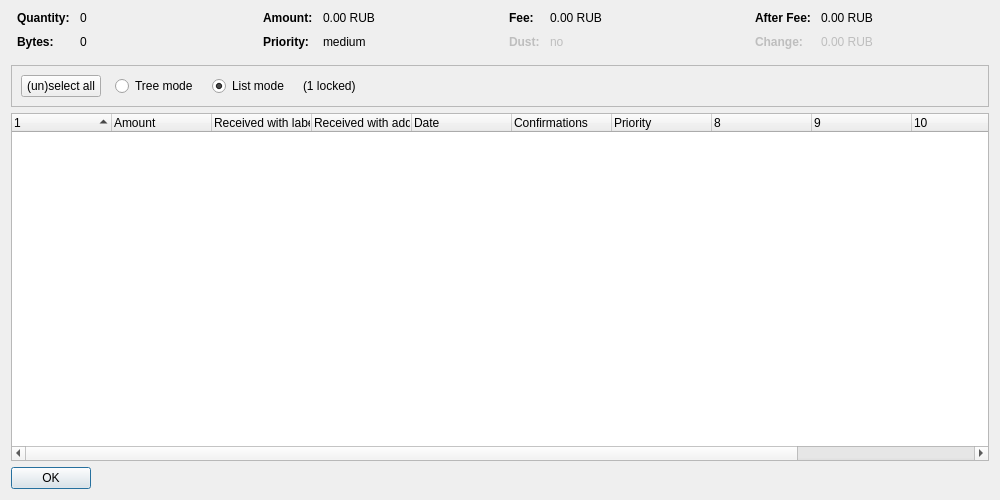
<?xml version="1.0" encoding="UTF-8"?>
<ui version="4.0">
 <class>CoinControlDialog</class>
 <widget class="QDialog" name="CoinControlDialog">
  <property name="geometry">
   <rect>
    <x>0</x>
    <y>0</y>
    <width>1000</width>
    <height>500</height>
   </rect>
  </property>
  <property name="windowTitle">
   <string>Coin Selection</string>
  </property>
  <layout class="QVBoxLayout" name="verticalLayout">
   <item>
    <layout class="QHBoxLayout" name="horizontalLayoutTop" stretch="0,0,0,0">
     <property name="topMargin">
      <number>0</number>
     </property>
     <property name="bottomMargin">
      <number>10</number>
     </property>
     <item>
      <layout class="QFormLayout" name="formLayoutCoinControl1">
       <property name="horizontalSpacing">
        <number>10</number>
       </property>
       <property name="verticalSpacing">
        <number>10</number>
       </property>
       <property name="leftMargin">
        <number>6</number>
       </property>
       <property name="rightMargin">
        <number>6</number>
       </property>
       <item row="0" column="0">
        <widget class="QLabel" name="labelCoinControlQuantityText">
         <property name="font">
          <font>
           <weight>75</weight>
           <bold>true</bold>
          </font>
         </property>
         <property name="text">
          <string>Quantity:</string>
         </property>
        </widget>
       </item>
       <item row="0" column="1">
        <widget class="QLabel" name="labelCoinControlQuantity">
         <property name="cursor">
          <cursorShape>IBeamCursor</cursorShape>
         </property>
         <property name="contextMenuPolicy">
          <enum>Qt::ActionsContextMenu</enum>
         </property>
         <property name="text">
          <string notr="true">0</string>
         </property>
         <property name="textInteractionFlags">
          <set>Qt::LinksAccessibleByMouse|Qt::TextSelectableByKeyboard|Qt::TextSelectableByMouse</set>
         </property>
        </widget>
       </item>
       <item row="1" column="0">
        <widget class="QLabel" name="labelCoinControlBytesText">
         <property name="font">
          <font>
           <weight>75</weight>
           <bold>true</bold>
          </font>
         </property>
         <property name="text">
          <string>Bytes:</string>
         </property>
        </widget>
       </item>
       <item row="1" column="1">
        <widget class="QLabel" name="labelCoinControlBytes">
         <property name="cursor">
          <cursorShape>IBeamCursor</cursorShape>
         </property>
         <property name="contextMenuPolicy">
          <enum>Qt::ActionsContextMenu</enum>
         </property>
         <property name="text">
          <string notr="true">0</string>
         </property>
         <property name="textInteractionFlags">
          <set>Qt::LinksAccessibleByMouse|Qt::TextSelectableByKeyboard|Qt::TextSelectableByMouse</set>
         </property>
        </widget>
       </item>
      </layout>
     </item>
     <item>
      <layout class="QFormLayout" name="formLayoutCoinControl2">
       <property name="horizontalSpacing">
        <number>10</number>
       </property>
       <property name="verticalSpacing">
        <number>10</number>
       </property>
       <property name="leftMargin">
        <number>6</number>
       </property>
       <property name="rightMargin">
        <number>6</number>
       </property>
       <item row="0" column="0">
        <widget class="QLabel" name="labelCoinControlAmountText">
         <property name="font">
          <font>
           <weight>75</weight>
           <bold>true</bold>
          </font>
         </property>
         <property name="text">
          <string>Amount:</string>
         </property>
        </widget>
       </item>
       <item row="0" column="1">
        <widget class="QLabel" name="labelCoinControlAmount">
         <property name="cursor">
          <cursorShape>IBeamCursor</cursorShape>
         </property>
         <property name="contextMenuPolicy">
          <enum>Qt::ActionsContextMenu</enum>
         </property>
         <property name="text">
          <string notr="true">0.00 RUB</string>
         </property>
         <property name="textInteractionFlags">
          <set>Qt::LinksAccessibleByMouse|Qt::TextSelectableByKeyboard|Qt::TextSelectableByMouse</set>
         </property>
        </widget>
       </item>
       <item row="1" column="0">
        <widget class="QLabel" name="labelCoinControlPriorityText">
         <property name="font">
          <font>
           <weight>75</weight>
           <bold>true</bold>
          </font>
         </property>
         <property name="text">
          <string>Priority:</string>
         </property>
        </widget>
       </item>
       <item row="1" column="1">
        <widget class="QLabel" name="labelCoinControlPriority">
         <property name="cursor">
          <cursorShape>IBeamCursor</cursorShape>
         </property>
         <property name="contextMenuPolicy">
          <enum>Qt::ActionsContextMenu</enum>
         </property>
         <property name="text">
          <string notr="true">medium</string>
         </property>
         <property name="textInteractionFlags">
          <set>Qt::LinksAccessibleByMouse|Qt::TextSelectableByKeyboard|Qt::TextSelectableByMouse</set>
         </property>
        </widget>
       </item>
      </layout>
     </item>
     <item>
      <layout class="QFormLayout" name="formLayoutCoinControl3">
       <property name="horizontalSpacing">
        <number>10</number>
       </property>
       <property name="verticalSpacing">
        <number>10</number>
       </property>
       <property name="leftMargin">
        <number>6</number>
       </property>
       <property name="rightMargin">
        <number>6</number>
       </property>
       <item row="0" column="0">
        <widget class="QLabel" name="labelCoinControlFeeText">
         <property name="font">
          <font>
           <weight>75</weight>
           <bold>true</bold>
          </font>
         </property>
         <property name="text">
          <string>Fee:</string>
         </property>
        </widget>
       </item>
       <item row="0" column="1">
        <widget class="QLabel" name="labelCoinControlFee">
         <property name="cursor">
          <cursorShape>IBeamCursor</cursorShape>
         </property>
         <property name="contextMenuPolicy">
          <enum>Qt::ActionsContextMenu</enum>
         </property>
         <property name="text">
          <string notr="true">0.00 RUB</string>
         </property>
         <property name="textInteractionFlags">
          <set>Qt::LinksAccessibleByMouse|Qt::TextSelectableByKeyboard|Qt::TextSelectableByMouse</set>
         </property>
        </widget>
       </item>
       <item row="1" column="0">
        <widget class="QLabel" name="labelCoinControlLowOutputText">
         <property name="enabled">
          <bool>false</bool>
         </property>
         <property name="font">
          <font>
           <weight>75</weight>
           <bold>true</bold>
          </font>
         </property>
         <property name="text">
          <string>Dust:</string>
         </property>
        </widget>
       </item>
       <item row="1" column="1">
        <widget class="QLabel" name="labelCoinControlLowOutput">
         <property name="enabled">
          <bool>false</bool>
         </property>
         <property name="cursor">
          <cursorShape>IBeamCursor</cursorShape>
         </property>
         <property name="contextMenuPolicy">
          <enum>Qt::ActionsContextMenu</enum>
         </property>
         <property name="text">
          <string notr="true">no</string>
         </property>
         <property name="textInteractionFlags">
          <set>Qt::LinksAccessibleByMouse|Qt::TextSelectableByKeyboard|Qt::TextSelectableByMouse</set>
         </property>
        </widget>
       </item>
      </layout>
     </item>
     <item>
      <layout class="QFormLayout" name="formLayoutCoinControl4">
       <property name="horizontalSpacing">
        <number>10</number>
       </property>
       <property name="verticalSpacing">
        <number>10</number>
       </property>
       <property name="leftMargin">
        <number>6</number>
       </property>
       <property name="rightMargin">
        <number>6</number>
       </property>
       <item row="0" column="0">
        <widget class="QLabel" name="labelCoinControlAfterFeeText">
         <property name="font">
          <font>
           <weight>75</weight>
           <bold>true</bold>
          </font>
         </property>
         <property name="text">
          <string>After Fee:</string>
         </property>
        </widget>
       </item>
       <item row="0" column="1">
        <widget class="QLabel" name="labelCoinControlAfterFee">
         <property name="cursor">
          <cursorShape>IBeamCursor</cursorShape>
         </property>
         <property name="contextMenuPolicy">
          <enum>Qt::ActionsContextMenu</enum>
         </property>
         <property name="text">
          <string notr="true">0.00 RUB</string>
         </property>
         <property name="textInteractionFlags">
          <set>Qt::LinksAccessibleByMouse|Qt::TextSelectableByKeyboard|Qt::TextSelectableByMouse</set>
         </property>
        </widget>
       </item>
       <item row="1" column="0">
        <widget class="QLabel" name="labelCoinControlChangeText">
         <property name="enabled">
          <bool>false</bool>
         </property>
         <property name="font">
          <font>
           <weight>75</weight>
           <bold>true</bold>
          </font>
         </property>
         <property name="text">
          <string>Change:</string>
         </property>
        </widget>
       </item>
       <item row="1" column="1">
        <widget class="QLabel" name="labelCoinControlChange">
         <property name="enabled">
          <bool>false</bool>
         </property>
         <property name="cursor">
          <cursorShape>IBeamCursor</cursorShape>
         </property>
         <property name="contextMenuPolicy">
          <enum>Qt::ActionsContextMenu</enum>
         </property>
         <property name="text">
          <string notr="true">0.00 RUB</string>
         </property>
         <property name="textInteractionFlags">
          <set>Qt::LinksAccessibleByMouse|Qt::TextSelectableByKeyboard|Qt::TextSelectableByMouse</set>
         </property>
        </widget>
       </item>
      </layout>
     </item>
    </layout>
   </item>
   <item>
    <widget class="QFrame" name="frame">
     <property name="minimumSize">
      <size>
       <width>0</width>
       <height>40</height>
      </size>
     </property>
     <property name="frameShape">
      <enum>QFrame::StyledPanel</enum>
     </property>
     <property name="frameShadow">
      <enum>QFrame::Sunken</enum>
     </property>
     <layout class="QHBoxLayout" name="horizontalLayout">
      <item>
       <layout class="QHBoxLayout" name="horizontalLayoutPanel" stretch="0,0,0,0,0">
        <property name="spacing">
         <number>14</number>
        </property>
        <item>
         <widget class="QPushButton" name="pushButtonSelectAll">
          <property name="sizePolicy">
           <sizepolicy hsizetype="Maximum" vsizetype="Fixed">
            <horstretch>0</horstretch>
            <verstretch>0</verstretch>
           </sizepolicy>
          </property>
          <property name="text">
           <string>(un)select all</string>
          </property>
          <property name="autoDefault">
           <bool>false</bool>
          </property>
         </widget>
        </item>
        <item>
         <widget class="QRadioButton" name="radioTreeMode">
          <property name="sizePolicy">
           <sizepolicy hsizetype="Maximum" vsizetype="Fixed">
            <horstretch>0</horstretch>
            <verstretch>0</verstretch>
           </sizepolicy>
          </property>
          <property name="text">
           <string>Tree mode</string>
          </property>
         </widget>
        </item>
        <item>
         <widget class="QRadioButton" name="radioListMode">
          <property name="sizePolicy">
           <sizepolicy hsizetype="Maximum" vsizetype="Fixed">
            <horstretch>0</horstretch>
            <verstretch>0</verstretch>
           </sizepolicy>
          </property>
          <property name="text">
           <string>List mode</string>
          </property>
          <property name="checked">
           <bool>true</bool>
          </property>
         </widget>
        </item>
        <item>
         <widget class="QLabel" name="labelLocked">
          <property name="text">
           <string notr="true">(1 locked)</string>
          </property>
         </widget>
        </item>
        <item>
         <spacer name="horizontalSpacer">
          <property name="orientation">
           <enum>Qt::Horizontal</enum>
          </property>
          <property name="sizeHint" stdset="0">
           <size>
            <width>40</width>
            <height>20</height>
           </size>
          </property>
         </spacer>
        </item>
       </layout>
      </item>
     </layout>
    </widget>
   </item>
   <item>
    <widget class="CoinControlTreeWidget" name="treeWidget">
     <property name="contextMenuPolicy">
      <enum>Qt::CustomContextMenu</enum>
     </property>
     <property name="sortingEnabled">
      <bool>false</bool>
     </property>
     <property name="columnCount">
      <number>12</number>
     </property>
     <attribute name="headerShowSortIndicator" stdset="0">
      <bool>true</bool>
     </attribute>
     <attribute name="headerStretchLastSection">
      <bool>false</bool>
     </attribute>
     <column>
      <property name="text">
       <string/>
      </property>
     </column>
     <column>
      <property name="text">
       <string>Amount</string>
      </property>
     </column>
     <column>
      <property name="text">
       <string>Received with label</string>
      </property>
     </column>
     <column>
      <property name="text">
       <string>Received with address</string>
      </property>
     </column>
     <column>
      <property name="text">
       <string>Date</string>
      </property>
     </column>
     <column>
      <property name="text">
       <string>Confirmations</string>
      </property>
      <property name="toolTip">
       <string>Confirmed</string>
      </property>
     </column>
     <column>
      <property name="text">
       <string>Priority</string>
      </property>
     </column>
     <column>
      <property name="text">
       <string/>
      </property>
     </column>
     <column>
      <property name="text">
       <string/>
      </property>
     </column>
     <column>
      <property name="text">
       <string/>
      </property>
     </column>
     <column>
      <property name="text">
       <string/>
      </property>
     </column>
     <column>
      <property name="text">
       <string/>
      </property>
     </column>
    </widget>
   </item>
   <item>
    <widget class="QDialogButtonBox" name="buttonBox">
     <property name="sizePolicy">
      <sizepolicy hsizetype="Maximum" vsizetype="Fixed">
       <horstretch>0</horstretch>
       <verstretch>0</verstretch>
      </sizepolicy>
     </property>
     <property name="orientation">
      <enum>Qt::Horizontal</enum>
     </property>
     <property name="standardButtons">
      <set>QDialogButtonBox::Ok</set>
     </property>
    </widget>
   </item>
  </layout>
 </widget>
 <customwidgets>
  <customwidget>
   <class>CoinControlTreeWidget</class>
   <extends>QTreeWidget</extends>
   <header>coincontroltreewidget.h</header>
  </customwidget>
 </customwidgets>
 <resources/>
 <connections/>
</ui>
